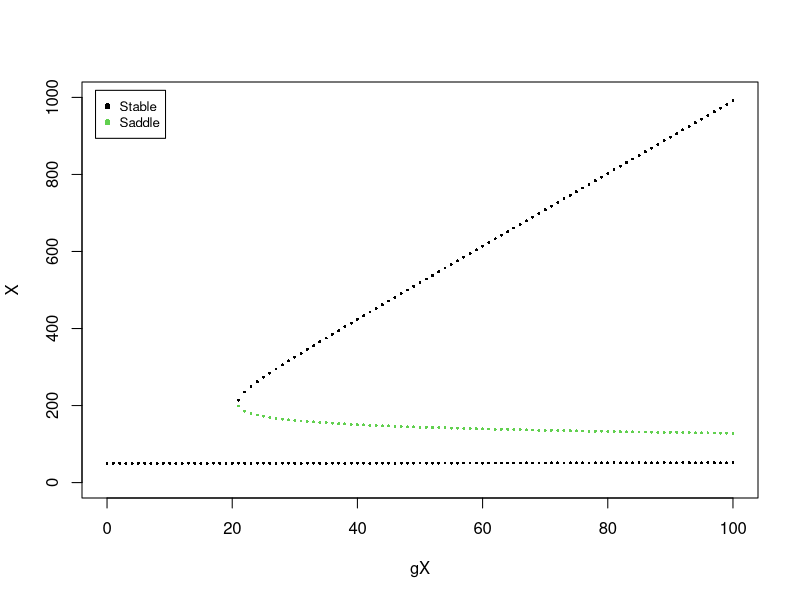
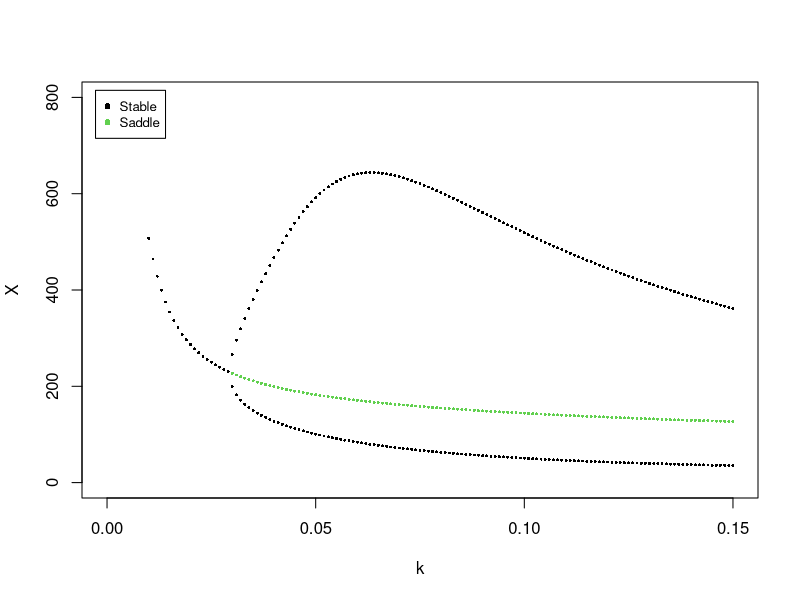

Here is the R script that generated these plots, in order:
## ---- chunk 1
# modified toggle switch, with gX and k as tunable parameters
fx <- function(X, Y, gX, k) 5 + gX / (1 + (Y / 100)^4) - k * X   # dX/dt
fy <- function(X, Y, gX, k) 5 + 50 / (1 + (X / 100)^4) - k * Y   # dY/dt
derivs_ts <- function(t, Xs, gX, k) c(fx(Xs[1], Xs[2], gX, k), fy(Xs[1], Xs[2], gX, k))
## ---- chunk 2
# nullclines by separation of variables (as in Part 3A), as point series within range
null_fx <- function(gX, k, X_range, Y_range) {                    # dX/dt = 0
  Y_all <- seq(Y_range[1], Y_range[2], length.out = 1000)
  X_all <- (5 + gX / (1 + (Y_all / 100)^4)) / k
  keep <- (X_all - X_range[1]) * (X_all - X_range[2]) <= 0
  cbind(X = X_all[keep], Y = Y_all[keep])
}
null_fy <- function(gX, k, X_range, Y_range) {                    # dY/dt = 0
  X_all <- seq(X_range[1], X_range[2], length.out = 1000)
  Y_all <- (5 + 50 / (1 + (X_all / 100)^4)) / k
  keep <- (Y_all - Y_range[1]) * (Y_all - Y_range[2]) <= 0
  cbind(X = X_all[keep], Y = Y_all[keep])
}
## ---- chunk 3
# line-segment intersection finders (same as Part 3B)
find_intersection <- function(lineA, lineB, nA, nB) {
  dAX <- lineA[nA + 1, 1] - lineA[nA, 1]; dAY <- lineA[nA + 1, 2] - lineA[nA, 2]
  dBX <- lineB[nB + 1, 1] - lineB[nB, 1]; dBY <- lineB[nB + 1, 2] - lineB[nB, 2]
  dABX <- lineB[nB, 1] - lineA[nA, 1];    dABY <- lineB[nB, 2] - lineA[nA, 2]
  d <- dAX * dBY - dAY * dBX
  alpha <- (dABX * dBY - dABY * dBX) / d; beta <- (dABX * dAY - dABY * dAX) / d
  if (alpha * (1 - alpha) >= 0 && beta * (1 - beta) >= 0)
    c((1 - alpha) * lineA[nA, 1] + alpha * lineA[nA + 1, 1],
      (1 - alpha) * lineA[nA, 2] + alpha * lineA[nA + 1, 2], 1)
  else c(alpha, beta, 0)
}

find_intersection_all_fast <- function(lineA, lineB, dxdt, dydt) {
  small <- 1e-3
  lineA_ind <- which(dydt * c(dydt[-1], NA) <= small)
  lineB_ind <- which(dxdt * c(dxdt[-1], NA) <= small)
  lines_all <- expand.grid(lineA_ind, lineB_ind)
  results <- apply(lines_all, 1, function(i) find_intersection(lineA, lineB, i[1], i[2]))
  t(results[1:2, results[3, ] == 1, drop = FALSE])
}
## ---- chunk 4
# stability from the numerical Jacobian eigenvalues (same as Part 3B)
stability_2D <- function(derivs, ss, ...) {
  delta <- 0.001
  f0  <- derivs(0, ss, ...)
  fdx <- derivs(0, ss + c(delta, 0), ...)
  fdy <- derivs(0, ss + c(0, delta), ...)
  jacobian <- matrix(c((fdx[1] - f0[1]) / delta, (fdx[2] - f0[2]) / delta,
                       (fdy[1] - f0[1]) / delta, (fdy[2] - f0[2]) / delta), 2)
  lambda <- eigen(jacobian)$values
  if (is.complex(lambda)) { if (Re(lambda[1]) < 0) 4 else 5 }
  else if (lambda[1] < 0 && lambda[2] < 0) 1
  else if (lambda[1] >= 0 && lambda[2] >= 0) 2 else 3
}
## ---- chunk 5
# steady states + stability at one parameter setting
find_steady_states <- function(gX, k, X_range, Y_range) {
  line_1 <- null_fx(gX, k, X_range, Y_range)     # dX/dt = 0 nullcline
  line_2 <- null_fy(gX, k, X_range, Y_range)     # dY/dt = 0 nullcline
  dxdt <- fx(line_2[, 1], line_2[, 2], gX, k)    # dX/dt along the dY/dt = 0 nullcline
  dydt <- fy(line_1[, 1], line_1[, 2], gX, k)    # dY/dt along the dX/dt = 0 nullcline
  ss <- find_intersection_all_fast(line_1, line_2, dxdt, dydt)
  t(apply(ss, 1, function(s) c(s, stability_2D(derivs_ts, s, gX, k))))
}
## ---- chunk 6
X_range <- c(0, 1000); Y_range <- c(0, 1000); k <- 0.1
ss_all <- numeric()
for (gX in seq(0, 100, by = 1)) {
  ss_all <- rbind(ss_all, cbind(gX, find_steady_states(gX, k, X_range, Y_range)))
}
colnames(ss_all) <- c("gX", "X", "Y", "Stability")
plot(ss_all[, "gX"], ss_all[, "X"], col = ss_all[, "Stability"], pch = 16, cex = 0.4,
     xlab = "gX", ylab = "X", xlim = c(0, 100), ylim = c(0, 1000))
legend("topleft", inset = 0.02, legend = c("Stable", "Saddle"), col = c(1, 3), pch = 16, cex = 0.8)
## ---- chunk 7
X_range <- c(0, 1000); Y_range <- c(0, 1000); gX <- 50
ss_all <- numeric()
for (k in seq(0.01, 0.15, by = 0.001)) {
  ss_all <- rbind(ss_all, cbind(k, find_steady_states(gX, k, X_range, Y_range)))
}
colnames(ss_all) <- c("k", "X", "Y", "Stability")
plot(ss_all[, "k"], ss_all[, "X"], col = ss_all[, "Stability"], pch = 16, cex = 0.4,
     xlab = "k", ylab = "X", xlim = c(0, 0.15), ylim = c(0, 800))
legend("topleft", inset = 0.02, legend = c("Stable", "Saddle"), col = c(1, 3), pch = 16, cex = 0.8)
